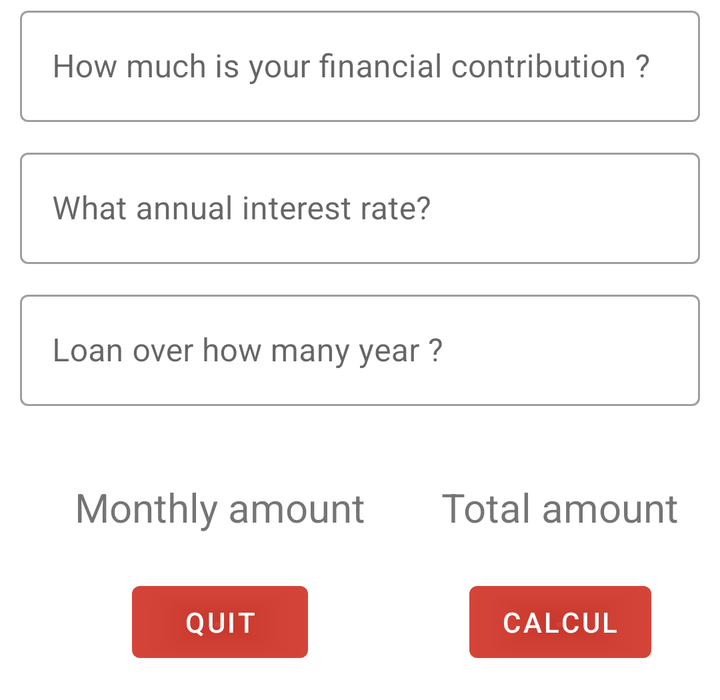
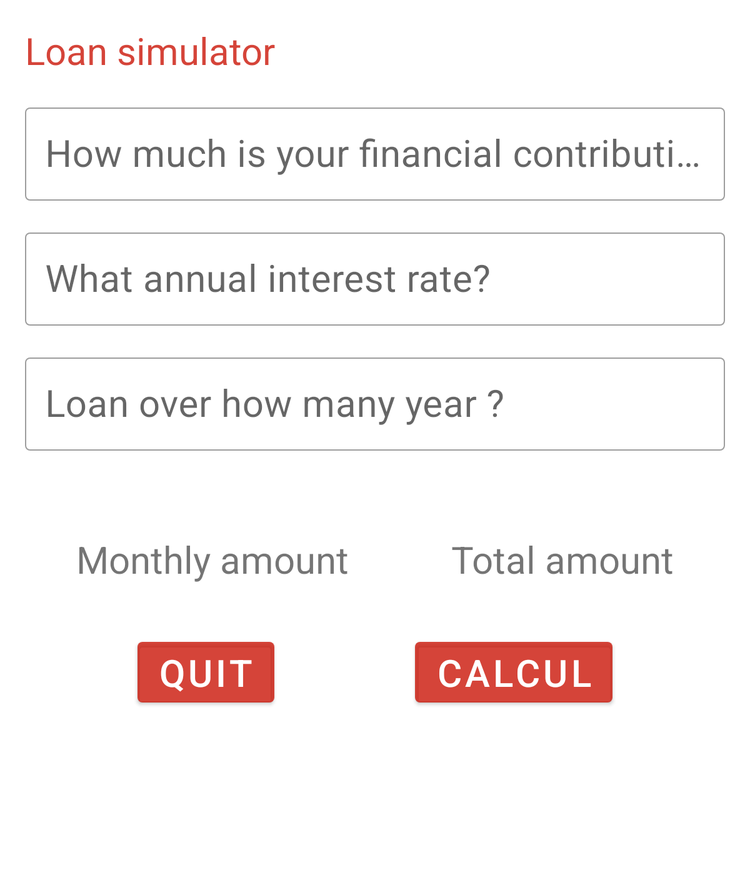

First picture: res/layout/ on a phone held upright. Second picture: the repository's own variant of that layout, on a device whose configuration matches the variant's folder. Source for both follows.
<!-- AndroidManifest.xml: application theme Theme.Project9 -->
<!-- res/layout/dialog_loan_simulator.xml -->
<?xml version="1.0" encoding="utf-8"?>
<androidx.constraintlayout.widget.ConstraintLayout xmlns:android="http://schemas.android.com/apk/res/android"
    android:layout_width="match_parent"
    android:layout_height="350dp"
    xmlns:app="http://schemas.android.com/apk/res-auto">



    <com.google.android.material.textfield.TextInputLayout
        android:id="@+id/dialog_loan_contribution"
        android:layout_width="0dp"
        android:layout_height="wrap_content"
        app:layout_constraintStart_toStartOf="parent"
        app:layout_constraintEnd_toEndOf="parent"
        app:layout_constraintTop_toTopOf="parent"
        android:layout_marginStart="@dimen/margin_10_dp"
        android:layout_marginEnd="@dimen/margin_10_dp"
        app:endIconMode="clear_text"
        style="@style/Widget.MaterialComponents.TextInputLayout.OutlinedBox"
        android:hint="@string/how_much_is_your_financial_contribution">

        <com.google.android.material.textfield.TextInputEditText
            android:id="@+id/dialog_loan_contribution_response"
            android:layout_width="match_parent"
            android:layout_height="wrap_content"
            android:inputType="number"/>
    </com.google.android.material.textfield.TextInputLayout>




    <com.google.android.material.textfield.TextInputLayout
        android:id="@+id/dialog_loan_rate"
        android:layout_width="0dp"
        android:layout_height="wrap_content"
        app:layout_constraintStart_toStartOf="@id/dialog_loan_contribution"
        app:layout_constraintEnd_toEndOf="@id/dialog_loan_contribution"
        app:layout_constraintTop_toBottomOf="@id/dialog_loan_contribution"
        app:endIconMode="clear_text"
        style="@style/Widget.MaterialComponents.TextInputLayout.OutlinedBox"
        android:layout_marginVertical="@dimen/margin_10_dp"
        android:hint="@string/what_rate">

        <com.google.android.material.textfield.TextInputEditText
            android:id="@+id/dialog_loan_rate_response"
            android:layout_width="match_parent"
            android:layout_height="wrap_content"
            android:inputType="numberDecimal"/>
    </com.google.android.material.textfield.TextInputLayout>


    <com.google.android.material.textfield.TextInputLayout
        android:id="@+id/dialog_loan_duration"
        android:layout_width="0dp"
        android:layout_height="wrap_content"
        app:layout_constraintStart_toStartOf="@id/dialog_loan_contribution"
        app:layout_constraintEnd_toEndOf="@id/dialog_loan_contribution"
        app:layout_constraintTop_toBottomOf="@id/dialog_loan_rate"
        app:endIconMode="clear_text"
        style="@style/Widget.MaterialComponents.TextInputLayout.OutlinedBox"
        android:layout_marginVertical="@dimen/margin_10_dp"
        android:hint="@string/loan_over_how_many_months">

        <com.google.android.material.textfield.TextInputEditText
            android:id="@+id/dialog_loan_duration_edit"
            android:layout_width="match_parent"
            android:layout_height="wrap_content"
            android:inputType="number"/>
    </com.google.android.material.textfield.TextInputLayout>

    <TextView
        android:id="@+id/dialog_loan_monthly_amount_response"
        android:layout_width="200dp"
        android:layout_height="wrap_content"
        app:layout_constraintStart_toStartOf="@id/dialog_loan_contribution"
        app:layout_constraintTop_toBottomOf="@id/dialog_loan_duration"
        android:layout_marginTop="@dimen/margin_10_dp"
        android:textSize="20sp"
        android:textColor="@color/overlay_light_primary"
        android:gravity="center"/>

    <TextView
        android:id="@+id/dialog_loan_total_amount_response"
        android:layout_width="0dp"
        android:layout_height="wrap_content"
        app:layout_constraintStart_toEndOf="@id/dialog_loan_monthly_amount_response"
        app:layout_constraintEnd_toEndOf="@id/dialog_loan_contribution"
        app:layout_constraintBottom_toBottomOf="@id/dialog_loan_monthly_amount_response"
        android:textSize="20sp"
        android:textColor="@color/overlay_light_primary"
        android:gravity="center"/>

    <TextView
        android:id="@+id/dialog_loan_monthly_amount"
        android:layout_width="wrap_content"
        android:layout_height="wrap_content"
        app:layout_constraintStart_toStartOf="@id/dialog_loan_monthly_amount_response"
        app:layout_constraintEnd_toEndOf="@id/dialog_loan_monthly_amount_response"
        app:layout_constraintTop_toBottomOf="@id/dialog_loan_monthly_amount_response"
        android:text="@string/monthly_amount"
        android:textSize="20sp"/>

    <TextView
        android:id="@+id/dialog_loan_total_amount"
        android:layout_width="wrap_content"
        android:layout_height="wrap_content"
        app:layout_constraintBottom_toBottomOf="@id/dialog_loan_monthly_amount"
        app:layout_constraintStart_toStartOf="@id/dialog_loan_total_amount_response"
        app:layout_constraintEnd_toEndOf="@id/dialog_loan_total_amount_response"
        android:text="@string/total_amount"
        android:textSize="20sp"/>

    <Button
        android:id="@+id/dialog_loan_button_quit"
        android:layout_width="wrap_content"
        android:layout_height="wrap_content"
        app:layout_constraintStart_toStartOf="@id/dialog_loan_monthly_amount_response"
        app:layout_constraintEnd_toEndOf="@id/dialog_loan_monthly_amount_response"
        app:layout_constraintTop_toBottomOf="@id/dialog_loan_monthly_amount"
        android:layout_marginTop="@dimen/margin_20_dp"
        android:text="@string/quit"/>

    <Button
        android:id="@+id/dialog_loan_button_calculate"
        android:layout_width="wrap_content"
        android:layout_height="wrap_content"
        app:layout_constraintStart_toStartOf="@id/dialog_loan_total_amount_response"
        app:layout_constraintEnd_toEndOf="@id/dialog_loan_total_amount_response"
        app:layout_constraintBottom_toBottomOf="@id/dialog_loan_button_quit"
        android:text="@string/calcul"/>


</androidx.constraintlayout.widget.ConstraintLayout>
<!-- resources referenced by this layout -->
<resources>
  <color name="overlay_light_primary">#C9CA1204</color>
  <dimen name="margin_10_dp">10dp</dimen>
  <dimen name="margin_20_dp">20dp</dimen>
  <string name="calcul">Calcul</string>
  <string name="how_much_is_your_financial_contribution">How much is your financial contribution ?</string>
  <string name="loan_over_how_many_months">Loan over how many year ?</string>
  <string name="monthly_amount">Monthly amount</string>
  <string name="quit">Quit</string>
  <string name="total_amount">Total amount</string>
  <string name="what_rate">What annual interest rate?</string>
  <style name="Theme.Project9" parent="Theme.MaterialComponents.Light.DarkActionBar">
          <item name="windowActionBar">false</item>
          <item name="windowNoTitle">true</item>
  
  
          
          <item name="colorPrimary">@color/overlay_light_primary</item>
          <item name="colorPrimaryVariant">@color/overlay_light_primaryContainer</item>
          <item name="colorOnPrimary">@color/white</item>
          <item name="colorPrimaryContainer">@color/overlay_light_primaryContainer</item>
          <item name="colorOnPrimaryContainer">@color/overlay_light_onPrimaryContainer</item>
          
          <item name="colorSecondary">@color/overlay_light_primary</item>
          <item name="colorSecondaryVariant">@color/overlay_light_primaryContainer</item>
          <item name="colorOnSecondary">@color/black</item>
          
          <item name="android:statusBarColor" tools:targetApi="l">?attr/colorPrimaryVariant</item>
          
      </style>
  <color name="overlay_light_primaryContainer">#FFDADB</color>
  <color name="white">#FFFFFFFF</color>
  <color name="overlay_light_onPrimaryContainer">#400008</color>
  <color name="black">#FF000000</color>
</resources>
<!-- res/layout-sw600dp/dialog_loan_simulator.xml (the repository's variant of the layout above) -->
<!-- drawn on a 7-inch tablet held upright -->
<?xml version="1.0" encoding="utf-8"?>
<androidx.constraintlayout.widget.ConstraintLayout xmlns:android="http://schemas.android.com/apk/res/android"
    android:layout_width="match_parent"
    android:layout_height="700dp"
    xmlns:tools="http://schemas.android.com/tools"
    tools:viewBindingIgnore="true"
    xmlns:app="http://schemas.android.com/apk/res-auto">


    <TextView
        android:id="@+id/dialog_loan_title"
        android:layout_width="wrap_content"
        android:layout_height="wrap_content"
        app:layout_constraintStart_toStartOf="parent"
        app:layout_constraintTop_toTopOf="parent"
        android:layout_marginStart="@dimen/margin_20_dp"
        android:layout_marginTop="@dimen/margin_20_dp"
        android:text="@string/loan_simulator"
        android:textSize="30sp"
        android:textColor="@color/overlay_light_primary"/>

    <com.google.android.material.textfield.TextInputLayout
        android:id="@+id/dialog_loan_contribution"
        android:layout_width="0dp"
        android:layout_height="wrap_content"
        app:layout_constraintStart_toStartOf="@id/dialog_loan_title"
        app:layout_constraintEnd_toEndOf="parent"
        app:layout_constraintTop_toBottomOf="@id/dialog_loan_title"
        android:layout_marginEnd="@dimen/margin_20_dp"
        android:layout_marginTop="@dimen/margin_20_dp"
        app:endIconMode="clear_text"
        style="@style/Widget.MaterialComponents.TextInputLayout.OutlinedBox"
        android:hint="@string/how_much_is_your_financial_contribution">

        <com.google.android.material.textfield.TextInputEditText
            android:id="@+id/dialog_loan_contribution_response"
            android:layout_width="match_parent"
            android:layout_height="wrap_content"
            android:inputType="number"
            android:textSize="30sp"/>
    </com.google.android.material.textfield.TextInputLayout>

    <com.google.android.material.textfield.TextInputLayout
        android:id="@+id/dialog_loan_rate"
        android:layout_width="0dp"
        android:layout_height="wrap_content"
        app:layout_constraintStart_toStartOf="@id/dialog_loan_contribution"
        app:layout_constraintEnd_toEndOf="@id/dialog_loan_contribution"
        app:layout_constraintTop_toBottomOf="@id/dialog_loan_contribution"
        app:endIconMode="clear_text"
        style="@style/Widget.MaterialComponents.TextInputLayout.OutlinedBox"
        android:layout_marginVertical="@dimen/margin_20_dp"
        android:hint="@string/what_rate">

        <com.google.android.material.textfield.TextInputEditText
            android:id="@+id/dialog_loan_rate_response"
            android:layout_width="match_parent"
            android:layout_height="wrap_content"
            android:inputType="numberDecimal"
            android:textSize="30sp"/>
    </com.google.android.material.textfield.TextInputLayout>


    <com.google.android.material.textfield.TextInputLayout
        android:id="@+id/dialog_loan_duration"
        android:layout_width="0dp"
        android:layout_height="wrap_content"
        app:layout_constraintStart_toStartOf="@id/dialog_loan_contribution"
        app:layout_constraintEnd_toEndOf="@id/dialog_loan_contribution"
        app:layout_constraintTop_toBottomOf="@id/dialog_loan_rate"
        app:endIconMode="clear_text"
        style="@style/Widget.MaterialComponents.TextInputLayout.OutlinedBox"
        android:layout_marginVertical="@dimen/margin_20_dp"
        android:hint="@string/loan_over_how_many_months">

        <com.google.android.material.textfield.TextInputEditText
            android:id="@+id/dialog_loan_duration_edit"
            android:layout_width="match_parent"
            android:layout_height="wrap_content"
            android:inputType="number"
            android:textSize="30sp"/>
    </com.google.android.material.textfield.TextInputLayout>

    <TextView
        android:id="@+id/dialog_loan_monthly_amount_response"
        android:layout_width="300dp"
        android:layout_height="wrap_content"
        app:layout_constraintStart_toStartOf="@id/dialog_loan_contribution"
        app:layout_constraintTop_toBottomOf="@id/dialog_loan_duration"
        android:layout_marginTop="@dimen/margin_20_dp"
        android:textSize="35sp"
        android:textColor="@color/overlay_light_primary"
        android:gravity="center"/>

    <TextView
        android:id="@+id/dialog_loan_total_amount_response"
        android:layout_width="0dp"
        android:layout_height="wrap_content"
        app:layout_constraintStart_toEndOf="@id/dialog_loan_monthly_amount_response"
        app:layout_constraintEnd_toEndOf="@id/dialog_loan_contribution"
        app:layout_constraintBottom_toBottomOf="@id/dialog_loan_monthly_amount_response"
        android:textSize="35sp"
        android:textColor="@color/overlay_light_primary"
        android:gravity="center"/>

    <TextView
        android:id="@+id/dialog_loan_monthly_amount"
        android:layout_width="wrap_content"
        android:layout_height="wrap_content"
        app:layout_constraintStart_toStartOf="@id/dialog_loan_monthly_amount_response"
        app:layout_constraintEnd_toEndOf="@id/dialog_loan_monthly_amount_response"
        app:layout_constraintTop_toBottomOf="@id/dialog_loan_monthly_amount_response"
        android:text="@string/monthly_amount"
        android:textSize="30sp"/>

    <TextView
        android:id="@+id/dialog_loan_total_amount"
        android:layout_width="wrap_content"
        android:layout_height="wrap_content"
        app:layout_constraintBottom_toBottomOf="@id/dialog_loan_monthly_amount"
        app:layout_constraintStart_toStartOf="@id/dialog_loan_total_amount_response"
        app:layout_constraintEnd_toEndOf="@id/dialog_loan_total_amount_response"
        android:text="@string/total_amount"
        android:textSize="30sp"/>

    <Button
        android:id="@+id/dialog_loan_button_quit"
        android:layout_width="wrap_content"
        android:layout_height="wrap_content"
        app:layout_constraintStart_toStartOf="@id/dialog_loan_monthly_amount_response"
        app:layout_constraintTop_toBottomOf="@id/dialog_loan_monthly_amount"
        android:layout_marginTop="@dimen/margin_40_dp"
        android:layout_marginStart="@dimen/margin_90_dp"
        android:text="@string/quit"
        android:textSize="30sp"/>

    <Button
        android:id="@+id/dialog_loan_button_calculate"
        android:layout_width="wrap_content"
        android:layout_height="wrap_content"
        app:layout_constraintEnd_toEndOf="@id/dialog_loan_total_amount_response"
        app:layout_constraintBottom_toBottomOf="@id/dialog_loan_button_quit"
        android:layout_marginEnd="@dimen/margin_90_dp"
        android:text="@string/calcul"
        android:textSize="30sp"/>


</androidx.constraintlayout.widget.ConstraintLayout>
<!-- resources referenced by the variant -->
<!-- as a 7-inch tablet held upright resolves them -->
<resources>
  <color name="overlay_light_primary">#C9CA1204</color>
  <dimen name="margin_20_dp">20dp</dimen>
  <dimen name="margin_40_dp">40dp</dimen>
  <dimen name="margin_90_dp">90dp</dimen>
  <string name="calcul">Calcul</string>
  <string name="how_much_is_your_financial_contribution">How much is your financial contribution ?</string>
  <string name="loan_over_how_many_months">Loan over how many year ?</string>
  <string name="loan_simulator">Loan simulator</string>
  <string name="monthly_amount">Monthly amount</string>
  <string name="quit">Quit</string>
  <string name="total_amount">Total amount</string>
  <string name="what_rate">What annual interest rate?</string>
  <style name="Theme.Project9" parent="Theme.MaterialComponents.Light.DarkActionBar">
          <item name="windowActionBar">false</item>
          <item name="windowNoTitle">true</item>
  
  
          
          <item name="colorPrimary">@color/overlay_light_primary</item>
          <item name="colorPrimaryVariant">@color/overlay_light_primaryContainer</item>
          <item name="colorOnPrimary">@color/white</item>
          <item name="colorPrimaryContainer">@color/overlay_light_primaryContainer</item>
          <item name="colorOnPrimaryContainer">@color/overlay_light_onPrimaryContainer</item>
          
          <item name="colorSecondary">@color/overlay_light_primary</item>
          <item name="colorSecondaryVariant">@color/overlay_light_primaryContainer</item>
          <item name="colorOnSecondary">@color/black</item>
          
          <item name="android:statusBarColor" tools:targetApi="l">?attr/colorPrimaryVariant</item>
          
      </style>
  <color name="overlay_light_primaryContainer">#FFDADB</color>
  <color name="white">#FFFFFFFF</color>
  <color name="overlay_light_onPrimaryContainer">#400008</color>
  <color name="black">#FF000000</color>
</resources>
